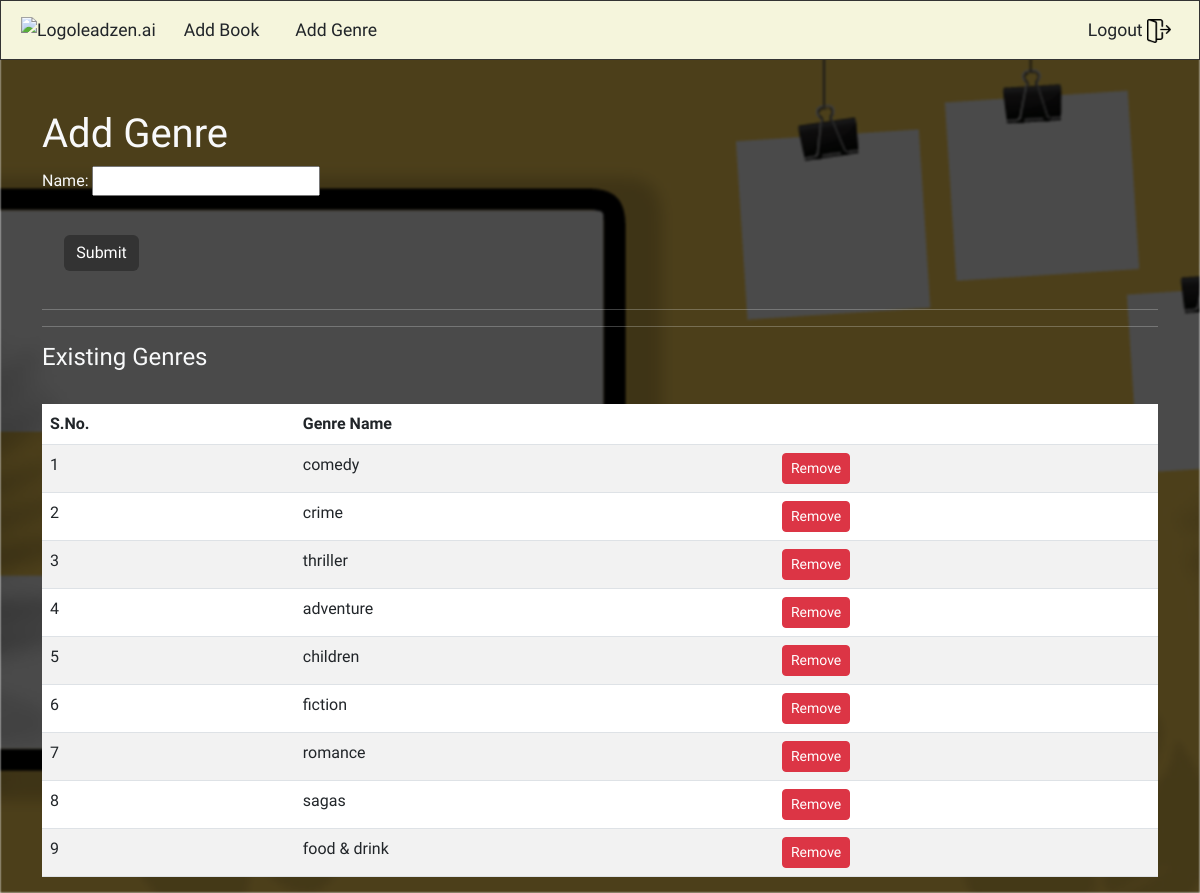
The app's page /add_genre/ (signed in) with its own data.
### main/models.py (models this page shows)
class Genre(models.Model):
    name = models.CharField(max_length=100)
    def __str__(self):
        return self.name

### main/views.py (the view)
# urls.py: path('add_genre/', views.add_genre, name='add_genre'),
@login_required
def add_genre(request):
    if not request.user.is_superuser:
        return redirect('dashboard')
    if request.method == 'POST':
        form = GenreForm(request.POST)
        if form.is_valid():
            name = form.cleaned_data['name']
            if Genre.objects.filter(name=name).exists():
                error_message = 'Genre already exists'
                genres = Genre.objects.all()
                form = GenreForm()
                return render(request, 'add_genre.html', {'form': form, 'genres': genres, 'error_message': error_message})
            form.save()
            return redirect('add_genre')
    else:
        genres = Genre.objects.all()
        form = GenreForm()
    return render(request, 'add_genre.html', {'form': form, 'genres': genres})

### main/forms.py
class GenreForm(forms.ModelForm):
    class Meta:
        model = Genre
        fields = '__all__'

### main/templates/add_genre.html (shortened to what this page needs)
{% extends 'base.html' %}
{% load static %}
{% block content %}
<div class="container text-light">
    <h1>Add Genre</h1>
    <form method="POST">
        {{ form.as_p }}
        <button type="submit" class="btn btn-primary card-button">Submit</button>
    </form>
    <hr>
    <hr>
    <h4>Existing Genres</h4><br>
    <table class="table table-striped">
        <thead>
            <tr>
                <th>S.No.</th>
                <th>Genre Name</th>
                <th></th>
            </tr>
        </thead>
        <tbody>
            {% for genre in genres %}
            <tr>
                <td>{{ forloop.counter }}</td>
                <td>{{ genre }}</td>
                <td>
                    <button type="button" class="btn btn-danger btn-sm"
                        onclick="removeGenre({{ genre.id }})">Remove</button>
                </td>
            </tr>
            {% endfor %}
        </tbody>
    </table>
</div>
{% endblock %}

### main/static/css/custom.css (style rules this page uses)
body { overflow-x: hidden; font-family: "Ubuntu"; }
.container { margin-top: 50px; }
.card-button { margin: 2%; background-color: #333333; color: #ffffff; border: none; }
.table-striped tbody tr { background-color: rgba(255, 255, 255, 0.7); }
.table-striped tbody tr:nth-of-type(2n) { background-color: rgba(255, 0, 0, 0.3); }

### records on screen
Genre: name "comedy"
Genre: name "crime"
Genre: name "thriller"
Genre: name "adventure"
Genre: name "children"
Genre: name "fiction"
Genre: name "romance"
Genre: name "sagas"
Genre: name "food & drink"
